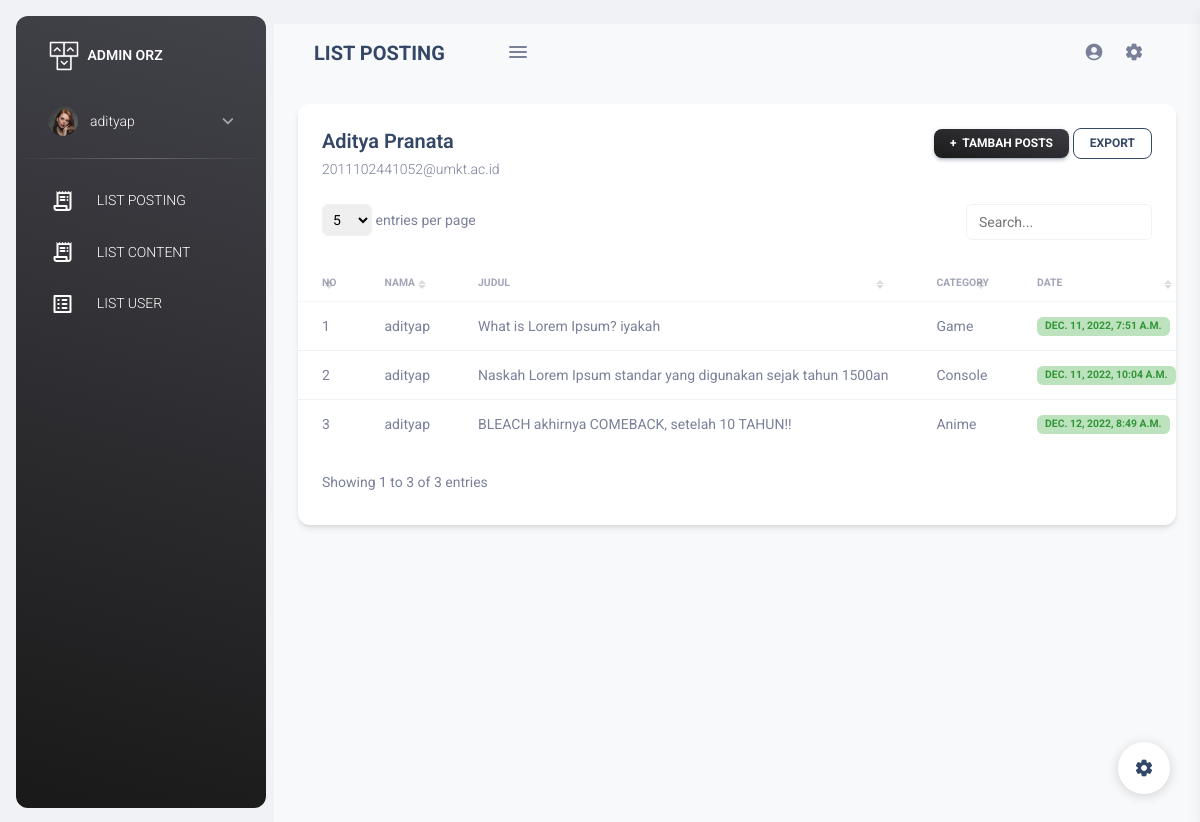
The app's page /dashboard/posts/ (signed in), older data.
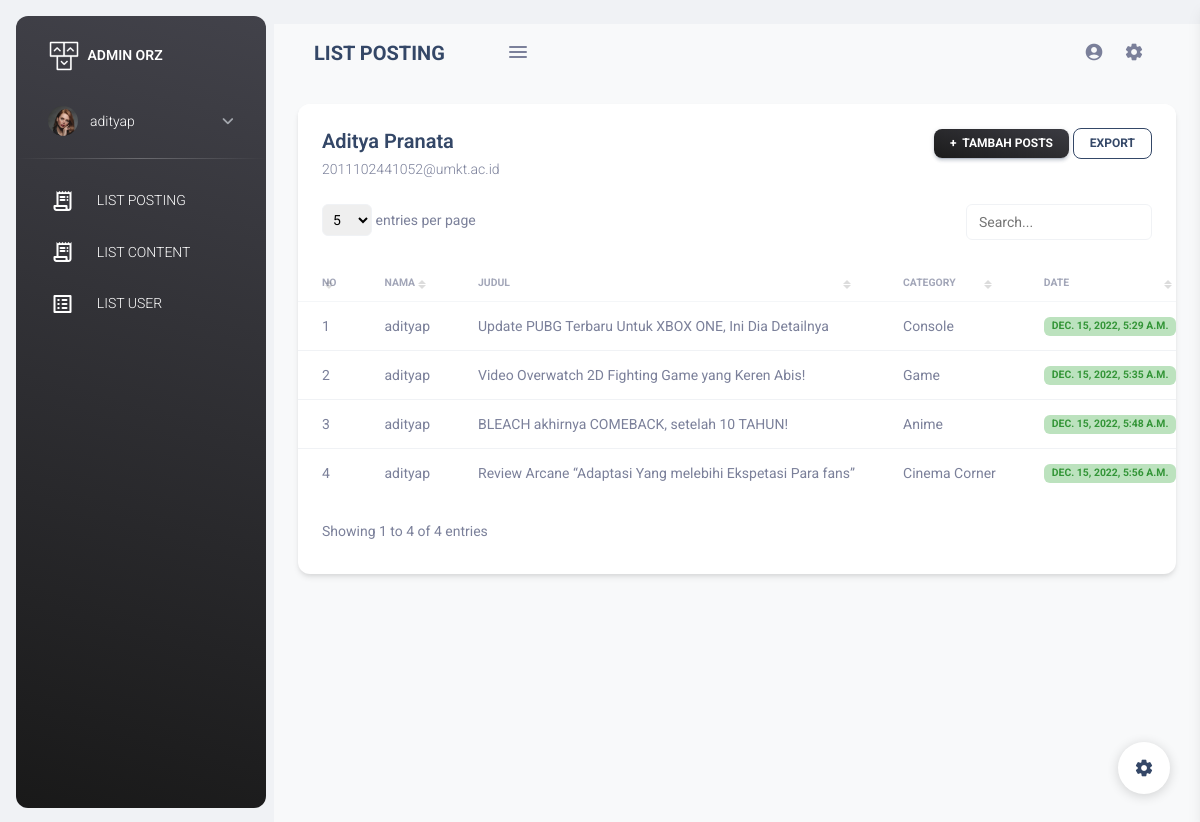
The same page, newer data.
### post/models.py (models this page shows, shortened)
class Posting(models.Model):
    nama = models.ForeignKey(User, on_delete=models.CASCADE, blank=True, null=True)
    judul = models.CharField(max_length=100)
    body = RichTextUploadingField(
        blank=True, null=True,
        config_name='special',
        external_plugin_resources=[(
            'youtube',
            '/static/ckeditor_plugins/youtube/youtube/',
            'plugin.js',
        )],
    )
    category = models.ForeignKey(Category, on_delete=models.PROTECT)
    date = models.DateTimeField(auto_now_add=True)
    class Meta:
        verbose_name_plural = "Posting"

class Category(models.Model):
    nama = models.CharField(max_length=100)
    def __str__(self):
        return self.nama
    class Meta:
        verbose_name_plural = "Category"

### post/views.py (the view)
# urls.py: path('posts/', posts, name='posts'),
@login_required
def posts(request):
    template_name = 'back/posts.html'
    posting = Posting.objects.filter(nama = request.user)
    context = {
        'title' : 'LIST POSTING',
        'posting' : posting,
    }
    return render(request, template_name, context)

### templates/back/posts.html (shortened to what this page needs)
{% extends 'back/page-back.html' %}
{% block content %}
<div class="container-fluid py-4">
  <div class="row">
    <div class="col-12">
      <div class="card">
        <div class="card-header pb-0">
          <div class="d-lg-flex">
            <div>
              <h5 class="mb-1">{{ user.first_name }} {{ user.last_name }}</h5>
              <p class="text-sm mb-0">
                {{ user.email }}
              </p>
            </div>
            <div class="ms-auto my-auto mt-lg-0 mt-4">
              <div class="ms-auto my-auto">
                <a href="{% url 'plus' %}" class="btn bg-gradient-dark btn-sm mb-0">+&nbsp; Tambah Posts</a>
                <button class="btn btn-outline-dark btn-sm export mb-0 mt-sm-0 mt-1" data-type="csv" type="button" name="button">Export</button>
              </div>
            </div>
          </div>
        </div>
        <div class="card-body px-0 pb-0 mt-n4">
          <div class="table-responsive">
            <table class="table table-flush" id="products-list">
              <thead class="thead-light">
                <tr>
                  <th>No</th>
                  <th>Nama</th>
                  <th>Judul</th>
                  <th>Category</th>
                  <th>Date</th>
                </tr>
              </thead>
              <tbody>
                {% for p in posting %}
                <tr>
                  <td class="text-sm">{{ forloop.counter }}</td>
                  <td class="text-sm">{{ p.nama }}</td>
                  <td class="text-sm">{{ p.judul }}</td>
                  <td class="text-sm">{{ p.category }}</td>
                  <td>
                    <span class="badge badge-success badge-sm">{{ p.date }}</span>
                  </td>
                </tr>
                {% endfor %}
              </tbody>
            </table>
          </div>
        </div>
      </div>
    </div>
  </div>
</div>
{% endblock %}

### templates/back/page-back.html (shortened to what this page needs)
{% load static %}
<html lang="en">
<head>
  <link href="{% static 'back/css/nucleo-icons.css' %}" rel="stylesheet" />
  <link href="{% static 'back/css/nucleo-svg.css' %}" rel="stylesheet" />
  <link id="pagestyle" href="{% static 'back/css/material-dashboard.css' %}?v=3.0.1" rel="stylesheet"/>
  <link href="{% static 'back/vendor/@fortawesome/fontawesome-free/css/all.min.css' %}" rel="stylesheet">
</head>
<body class="g-sidenav-show bg-gray-200">
  <aside class="sidenav navbar navbar-vertical navbar-expand-xs border-0 border-radius-xl my-3 fixed-start ms-3 bg-gradient-dark" id="sidenav-main">
    <div class="sidenav-header">
      <a class="navbar-brand m-0" href="{% url 'dashboard' %}">
        <img src="{% static 'back/img/logo-ct.png' %}" class="navbar-brand-img h-100" alt="main_logo"/>
        <span class="ms-1 font-weight-bold text-white">ADMIN ORZ</span>
      </a>
    </div>
    {% include 'back/menu.html' %}
  </aside>
<main class="main-content position-relative max-height-vh-100 h-100 border-radius-lg">
  <div class="main-content position-relative bg-gray-100 max-height-vh-100 h-100">
    <nav class="navbar navbar-main navbar-expand-lg position-sticky mt-4 top-1 px-0 mx-4 shadow-none border-radius-xl z-index-sticky" id="navbarBlur" data-scroll="true">
      <div class="container-fluid py-1 px-3">
        <nav aria-label="breadcrumb">
          <ol class="breadcrumb bg-transparent mb-0 pb-0 pt-1 px-0 me-sm-6 me-5">
            <li class="breadcrumb-item text-sm text-dark active">
              <h5 class="font-weight-bolder mb-0">{{ title }}</h5>
            </li>
          </ol>
        </nav>
        <div class="sidenav-toggler sidenav-toggler-inner d-xl-block d-none">
          <a href="javascript:;" class="nav-link text-body p-0">
            <div class="sidenav-toggler-inner">
              <i class="sidenav-toggler-line"></i>
              <i class="sidenav-toggler-line"></i>
              <i class="sidenav-toggler-line"></i>
            </div>
          </a>
        </div>
        <div class="collapse navbar-collapse mt-sm-0 mt-2 me-md-0 me-sm-4" id="navbar">
          <ul class="navbar-nav justify-content-end">
            <li class="nav-item">
              <a href="{% url 'profile' %}" class="nav-link text-body p-0 position-relative">
                <i class="material-icons me-sm-1">account_circle</i>
              </a>
            </li>
            <li class="nav-item px-3">
              <a href="javascript:;" class="nav-link text-body p-0">
                <i class="material-icons fixed-plugin-button-nav cursor-pointer">
                </i>
              </a>
            </li>
          </ul>
        </div>
      </div>
    </nav>
    {% block content %}
    {% load static %}
    {% endblock %}
  </div>
</main>
  <div class="fixed-plugin">
    <a class="fixed-plugin-button text-dark position-fixed px-3 py-2">
      <i class="material-icons py-2">settings</i>
    </a>
  </div>
</body>
</html>

### templates/back/menu.html (shortened to what this page needs)
{% load static %}
<div class="collapse navbar-collapse w-auto h-auto max-height-vh-100 h-100"
     id="sidenav-collapse-main">
  <ul class="navbar-nav">
    <li class="nav-item mb-2 mt-0">
      <a data-bs-toggle="collapse"
         href="#ProfileNav"
         class="nav-link text-white"
         aria-controls="ProfileNav"
         role="button"
         aria-expanded="false">
        <img src="{% static 'back/img/team-3.jpg' %}" class="avatar" />
        <span class="nav-link-text ms-2 ps-1">{{ user }}</span>
      </a>
    </li>
    <hr class="horizontal light mt-0" />
    <li class="nav-item">
      <a class="nav-link text-whit" href="{% url 'posts' %}">
        <i class="material-icons-round {% if page.brand == 'RTL' %}ms-2{% else %} me-2{% endif %}">receipt_long</i>
        <span class="nav-link-text ms-2 ps-1">LIST POSTING</span>
      </a>
    </li>
    <li class="nav-item">
      <a class="nav-link text-whit" href="{% url 'content' %}">
        <i class="material-icons-round {% if page.brand == 'RTL' %}ms-2{% else %} me-2{% endif %}">receipt_long</i>
        <span class="nav-link-text ms-2 ps-1">LIST CONTENT</span>
      </a>
    </li>
    {% if request.session.is_admin == 'admin' %}
    <li class="nav-item">
      <a class="nav-link text-whit" href="{% url 'users' %}">
        <i class="material-icons-round {% if page.brand == 'RTL' %}ms-2{% else %} me-2{% endif %}">list_alt</i>
        <span class="nav-link-text ms-2 ps-1">LIST USER</span>
      </a>
    </li>
    {% endif %}
  </ul>
</div>

Row changes from the older to the newer data that the page shows:
removed Posting: nama "adityap", judul "What is Lorem Ipsum? iyakah", category "Game", date "DEC. 11, 2022, 7:51 A.M."
removed Posting: nama "adityap", judul "Naskah Lorem Ipsum standar yang digunakan sejak tahun 1500an", category "Console", date "DEC. 11, 2022, 10:04 A.M."
removed Posting: nama "adityap", judul "BLEACH akhirnya COMEBACK, setelah 10 TAHUN!!", category "Anime", date "DEC. 12, 2022, 8:49 A.M."
added Posting: nama "adityap", judul "Update PUBG Terbaru Untuk XBOX ONE, Ini Dia Detailnya", category "Console", date "DEC. 15, 2022, 5:29 A.M."
added Posting: nama "adityap", judul "Video Overwatch 2D Fighting Game yang Keren Abis!", category "Game", date "DEC. 15, 2022, 5:35 A.M."
added Posting: nama "adityap", judul "BLEACH akhirnya COMEBACK, setelah 10 TAHUN!", category "Anime", date "DEC. 15, 2022, 5:48 A.M."
added Posting: nama "adityap", judul "Review Arcane “Adaptasi Yang melebihi Ekspetasi Para fans”", category "Cinema Corner", date "DEC. 15, 2022, 5:56 A.M."
Text that changed along with them:
text written by a page script: "entries per page Showing 1 to 3 of 3 entries" → "entries per page Showing 1 to 4 of 4 entries"
